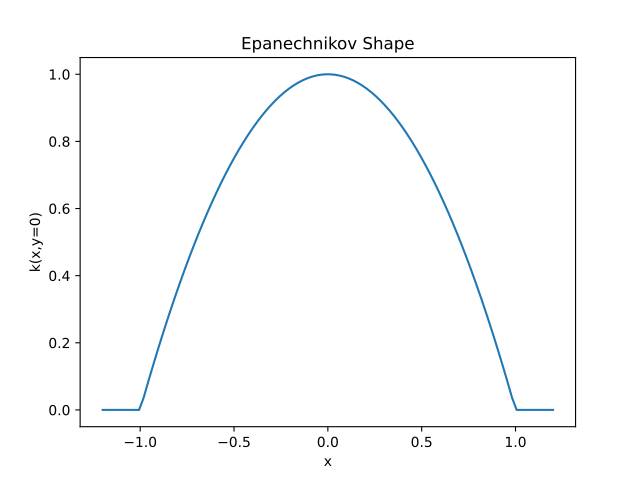

Reproduce this figure in Python.
import kerch
import torch
from matplotlib import pyplot as plt

x = torch.linspace(-1.2, 1.2, 100)
k = kerch.kernel.Epanechnikov(sample=x, sigma=1)
shape = k.k(y=0).squeeze()

plt.figure()
plt.plot(x, shape)
plt.title('Epanechnikov Shape')
plt.xlabel('x')
plt.ylabel('k(x,y=0)')
